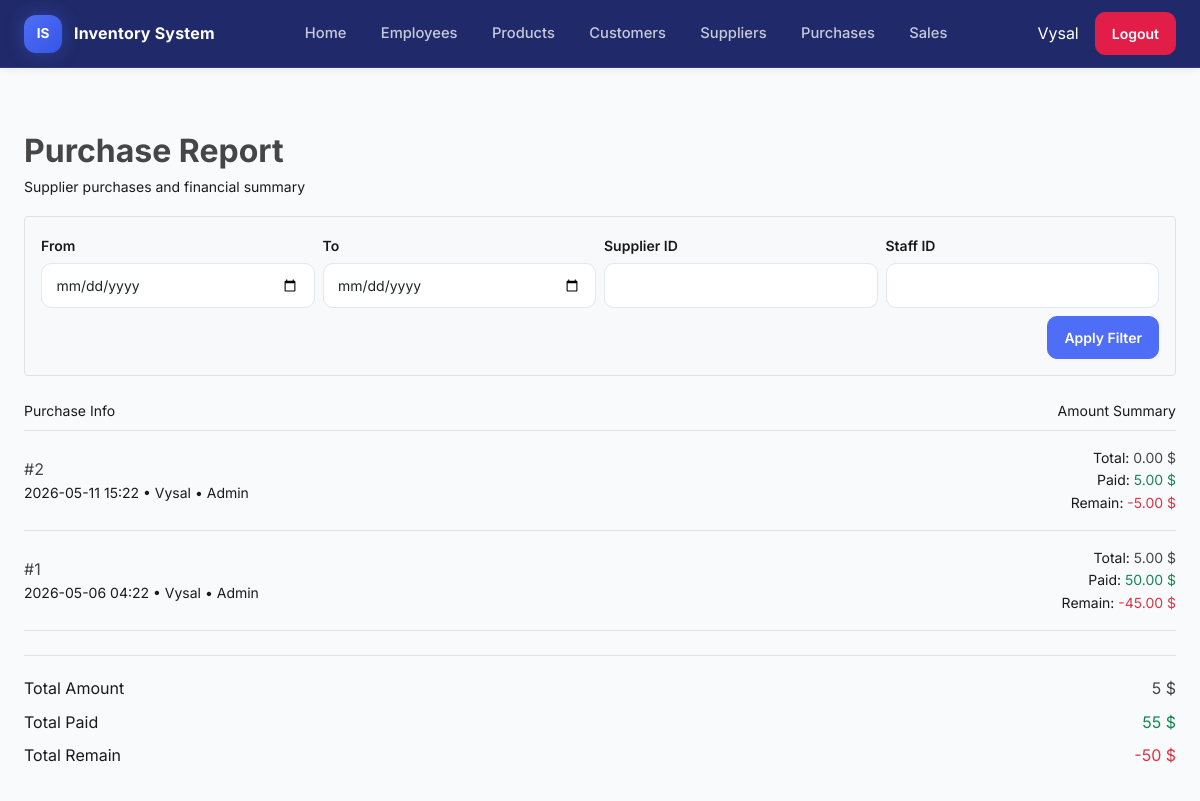
The app's page /purchases/report/ (signed in) with its own data.
### purchases/models.py (models this page shows, shortened)
class Purchase(models.Model):
    supplier = models.ForeignKey(Supplier, on_delete=models.PROTECT)
    user = models.ForeignKey(
        settings.AUTH_USER_MODEL, on_delete=models.PROTECT, related_name="purchases"
    )
    total_amount = models.DecimalField(max_digits=10, decimal_places=2, default=Decimal("0"))
    total_paid = models.DecimalField(max_digits=10, decimal_places=2, default=Decimal("0"))
    total_remain = models.DecimalField(max_digits=10, decimal_places=2, default=Decimal("0"))
    created_at = models.DateTimeField(auto_now_add=True)
    class Meta:
        ordering = ["-created_at"]

### suppliers/models.py (models this page shows, shortened)
class Supplier(models.Model):
    name = models.CharField(max_length=100)
    phone = models.CharField(max_length=20)
    address = models.TextField(blank=True)
    class Meta:
        ordering = ["name"]

### purchases/views.py (the view)
# urls.py: path("report/", views.purchase_report, name="purchase_report"),
@login_required
def purchase_report(request):
    qs = Purchase.objects.select_related("supplier", "user")
    supplier_id = request.GET.get("supplier")
    user_id = request.GET.get("user")
    date_from = parse_date(request.GET.get("from", "") or "")
    date_to = parse_date(request.GET.get("to", "") or "")
    if supplier_id:
        qs = qs.filter(supplier_id=supplier_id)
    if user_id:
        qs = qs.filter(user_id=user_id)
    if date_from:
        qs = qs.filter(created_at__date__gte=date_from)
    if date_to:
        qs = qs.filter(created_at__date__lte=date_to)
    totals = qs.aggregate(
        total_amount=Coalesce(Sum("total_amount"), Decimal("0"), output_field=DecimalField()),
        total_paid=Coalesce(Sum("total_paid"), Decimal("0"), output_field=DecimalField()),
        total_remain=Coalesce(Sum("total_remain"), Decimal("0"), output_field=DecimalField()),
    )
    return render(
        request,
        "purchases/purchase_report.html",
        {"purchases": qs, "totals": totals},
    )

### templates/purchases/purchase_report.html (shortened to what this page needs)
{% extends "base.html" %}
{% block content %}
<div class="container my-4">
  <div class="mb-3">
    <h2 class="mb-1">Purchase Report</h2>
    <small class="text-muted">
      Supplier purchases and financial summary
    </small>
  </div>
  <div class="border rounded p-3 mb-3 bg-light">
    <form method="get" class="row g-2 align-items-end">
      <div class="col-6 col-md-3">
        <label class="form-label text-muted small">From</label>
        <input type="date" name="from" class="form-control form-control-sm">
      </div>
      <div class="col-6 col-md-3">
        <label class="form-label text-muted small">To</label>
        <input type="date" name="to" class="form-control form-control-sm">
      </div>
      <div class="col-6 col-md-3">
        <label class="form-label text-muted small">Supplier ID</label>
        <input type="number" name="supplier" class="form-control form-control-sm">
      </div>
      <div class="col-6 col-md-3">
        <label class="form-label text-muted small">Staff ID</label>
        <input type="number" name="user" class="form-control form-control-sm">
      </div>
      <div class="col-12 text-end mt-2">
        <button class="btn btn-primary btn-sm">
          Apply Filter
        </button>
      </div>
    </form>
  </div>
  <div>
    <div class="d-flex justify-content-between py-2 border-bottom fw-semibold text-muted small">
      <div>
        Purchase Info
      </div>
      <div class="text-end">
        Amount Summary
      </div>
    </div>
    {% for purchase in purchases %}
      <div class="py-3 border-bottom">
        <div class="d-flex justify-content-between align-items-center flex-wrap gap-2">
          <div>
            <div class="fw-semibold">
              #{{ purchase.id }}
            </div>
            <div class="text-muted small">
              {{ purchase.created_at|date:"Y-m-d H:i" }} •
              {{ purchase.supplier.name }} •
              {{ purchase.user.get_username }}
            </div>
          </div>
          <div class="text-end small">
            <div>
              <span class="text-muted">Total:</span>
              <span class="fw-semibold">{{ purchase.total_amount }} $</span>
            </div>
            <div>
              <span class="text-muted">Paid:</span>
              <span class="text-success fw-semibold">{{ purchase.total_paid }} $</span>
            </div>
            <div>
              <span class="text-muted">Remain:</span>
              <span class="text-danger fw-semibold">{{ purchase.total_remain }} $</span>
            </div>
          </div>
        </div>
      </div>
    {% empty %}
      <div class="text-center text-muted py-4">
        No purchases found
      </div>
    {% endfor %}
  </div>
  <div class="mt-4 border-top pt-3">
    <div class="d-flex justify-content-between py-1">
      <span class="text-muted">Total Amount</span>
      <span class="fw-semibold">{{ totals.total_amount }} $</span>
    </div>
    <div class="d-flex justify-content-between py-1">
      <span class="text-muted">Total Paid</span>
      <span class="fw-semibold text-success">{{ totals.total_paid }} $</span>
    </div>
    <div class="d-flex justify-content-between py-1">
      <span class="text-muted">Total Remain</span>
      <span class="fw-semibold text-danger">{{ totals.total_remain }} $</span>
    </div>
  </div>
</div>
{% endblock %}

### templates/partials/_navbar.html (shortened to what this page needs)
{% load static %}
 <nav class="navbar" role="navigation" aria-label="Main navigation">
    <a class="brand" href="{% url 'dashboard_home' %}">
      <div class="logo">IS</div>
      <span class="app-name">Inventory System</span>
    </a>
    <ul class="links" role="list">
      <li><a class="nav-link" href="{% url 'dashboard_home' %}">Home</a></li>
      <li><a class="nav-link" href="{% url 'employee_list' %}">Employees</a></li>
      <li><a class="nav-link" href="{% url 'product_list' %}">Products</a></li>
      <li><a class="nav-link" href="{% url 'customer_list' %}">Customers</a></li>
      <li><a class="nav-link" href="{% url 'supplier_list' %}">Suppliers</a></li>
      <li><a class="nav-link" href="{% url 'purchase_list' %}">Purchases</a></li>
      <li><a class="nav-link" href="{% url 'order_list' %}">Sales</a></li>
    </ul>
    <div class="actions">
      {% if user.is_authenticated %}
        <span class="me-2 text-white">{{ user.username }}</span>
        <form method="post" action="{% url 'logout' %}" class="d-inline">
          <button type="submit" class="btn btn-sm btn-danger d-none d-lg-inline-block">Logout</button>
        </form>
      {% else %}
        <a href="{% url 'login' %}" class="btn btn-sm btn-primary d-none d-lg-inline-block">Login</a>
      {% endif %}
    </div>
  </nav>

### static/css/style.css (style rules this page uses)
:root { --primary: #4f6ef7; --primary-dark: #3555e6; --primary-soft: rgba(79, 110, 247, 0.12); --success: #16a34a; --danger: #e11d48; --warning: #f59e0b; --info: #0ea5e9; --nav-bg1: #ffffff; --nav-bg: #040f57e1; --nav-border: rgba(255, 255, 255, 0.08); --nav-link: rgba(255, 255, 255, 0.75); --nav-link-hover: #ffffff; --body-bg: #f8fafc; --surface: #ffffff; --surface-2: #f1f5f9; --text: #474646; --text-muted: #1a1a1a; --border: #e2e8f0; --radius: 14px; --radius-sm: 10px; --shadow-sm: 0 2px 8px rgba(15, 23, 42, 0.06); --shadow-md: 0 10px 30px rgba(15, 23, 42, 0.08); --navbar-height: 68px; --font-main: 'Inter', -apple-system, BlinkMacSystemFont, 'Segoe UI', sans-serif; }
* { box-sizing: border-box; }
html { scroll-behavior: smooth; }
body { margin: 0; padding: 0; font-family: var(--font-main); background: var(--body-bg); color: var(--text); line-height: 1.6; }
a { color: inherit; }
h1, h2, h3, h4, h5, h6 { font-weight: 700; color: var(--text); margin-top: 0; }
.container, .container-fluid { padding-top: 1rem; padding-bottom: 1rem; }
.navbar { display: flex; align-items: center; justify-content: space-between; gap: 1rem; height: var(--navbar-height); padding: 0 1.5rem; background: var(--nav-bg); border-bottom: 1px solid var(--nav-border); position: sticky; width: 100% !important; top: 0; z-index: 1000; box-shadow: var(--shadow-sm); }
.brand { display: flex; align-items: center; gap: 0.75rem; text-decoration: none; flex-shrink: 0; }
.logo { width: 38px; height: 38px; border-radius: 12px; background: linear-gradient(135deg, var(--primary), var(--primary-dark)); color: white; display: flex; align-items: center; justify-content: center; font-size: 0.85rem; font-weight: 700; box-shadow: 0 0px 18px rgba(79, 110, 247, 0.35); }
.app-name { font-size: 1rem; font-weight: 700; color: #ffffff; letter-spacing: 0.2px; }
.links { display: flex; align-items: center; gap: 0.35rem; list-style: none; margin: 0; padding: 0; }
.nav-link { display: flex; align-items: center; gap: 0.5rem; padding: 0.55rem 0.9rem; border-radius: 10px; color: var(--nav-link); text-decoration: none; font-size: 0.92rem; font-weight: 500; transition: all 0.2s ease; }
.actions { display: flex; align-items: center; gap: 0.5rem; flex-shrink: 0; }
.form-control, .form-select { border-radius: 10px; border: 1px solid var(--border); padding: 0.7rem 0.9rem; box-shadow: none; }
label, .form-label { font-weight: 600; color: var(--text); margin-bottom: 0.35rem; }
.btn { border-radius: 10px; font-weight: 600; padding: 0.6rem 1rem; transition: all 0.2s ease; }
.btn-primary { background: var(--primary); border-color: var(--primary); }
.btn-danger { background: var(--danger); border-color: var(--danger); }
.container, .container-fluid { width: 100%; max-width: 100%; margin: 0 auto; }
.text-muted { color: var(--text-muted) !important; }
input { border-radius: 10px; border: 1px solid #ddd; padding: 6px; }
label { margin-bottom: 6px; }

### records on screen
Purchase: id "2", created_at "2026-05-11 15:22", supplier.name "Vysal", user.get_username "Admin", total_amount "0.00", total_paid "5.00", total_remain "-5.00"
Purchase: id "1", created_at "2026-05-06 04:22", supplier.name "Vysal", user.get_username "Admin", total_amount "5.00", total_paid "50.00", total_remain "-45.00"

### other values on screen
{{ user.username }} "Vysal"
{{ totals.total_amount }} "5"
{{ totals.total_paid }} "55"
{{ totals.total_remain }} "-50"
